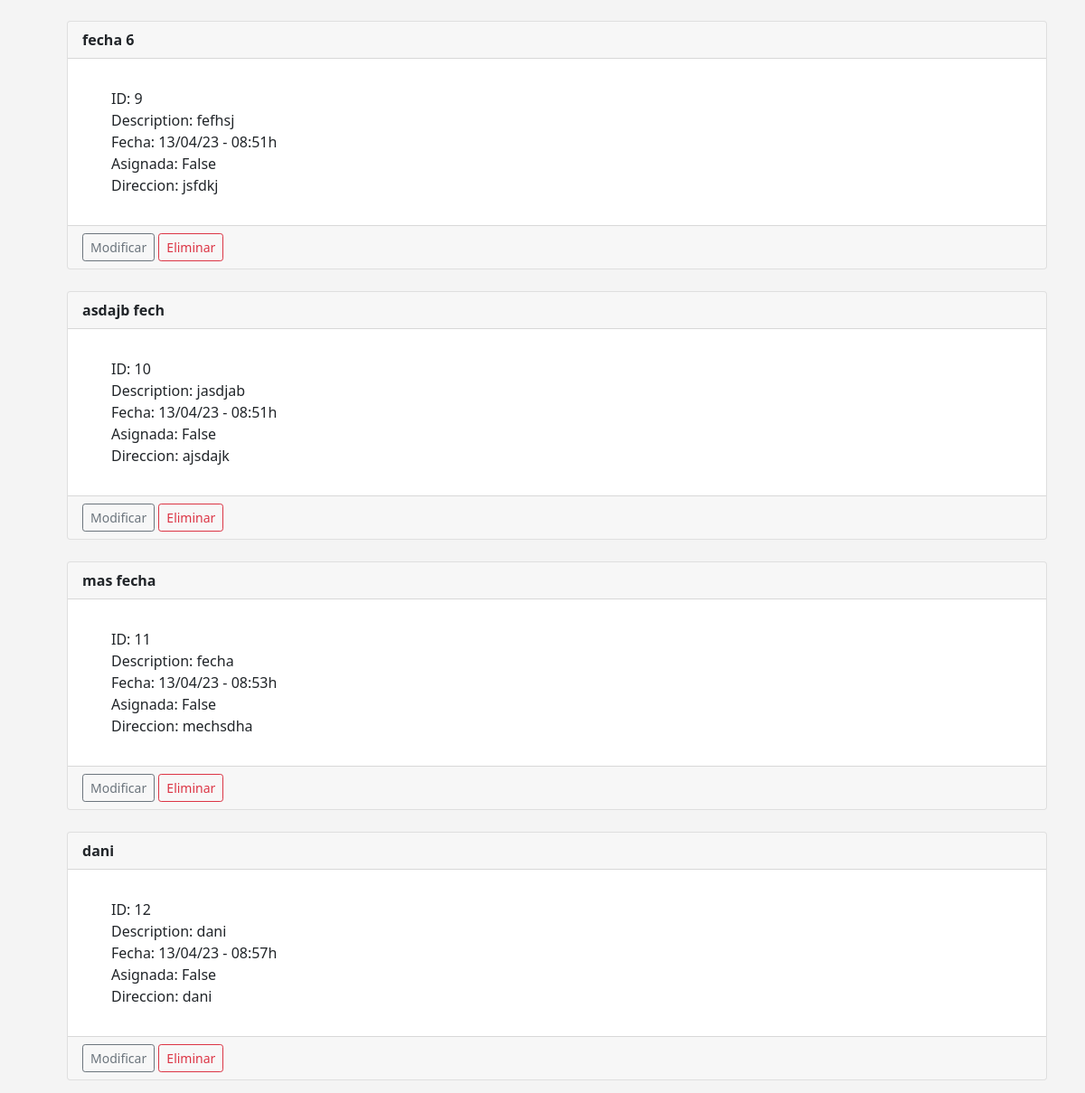
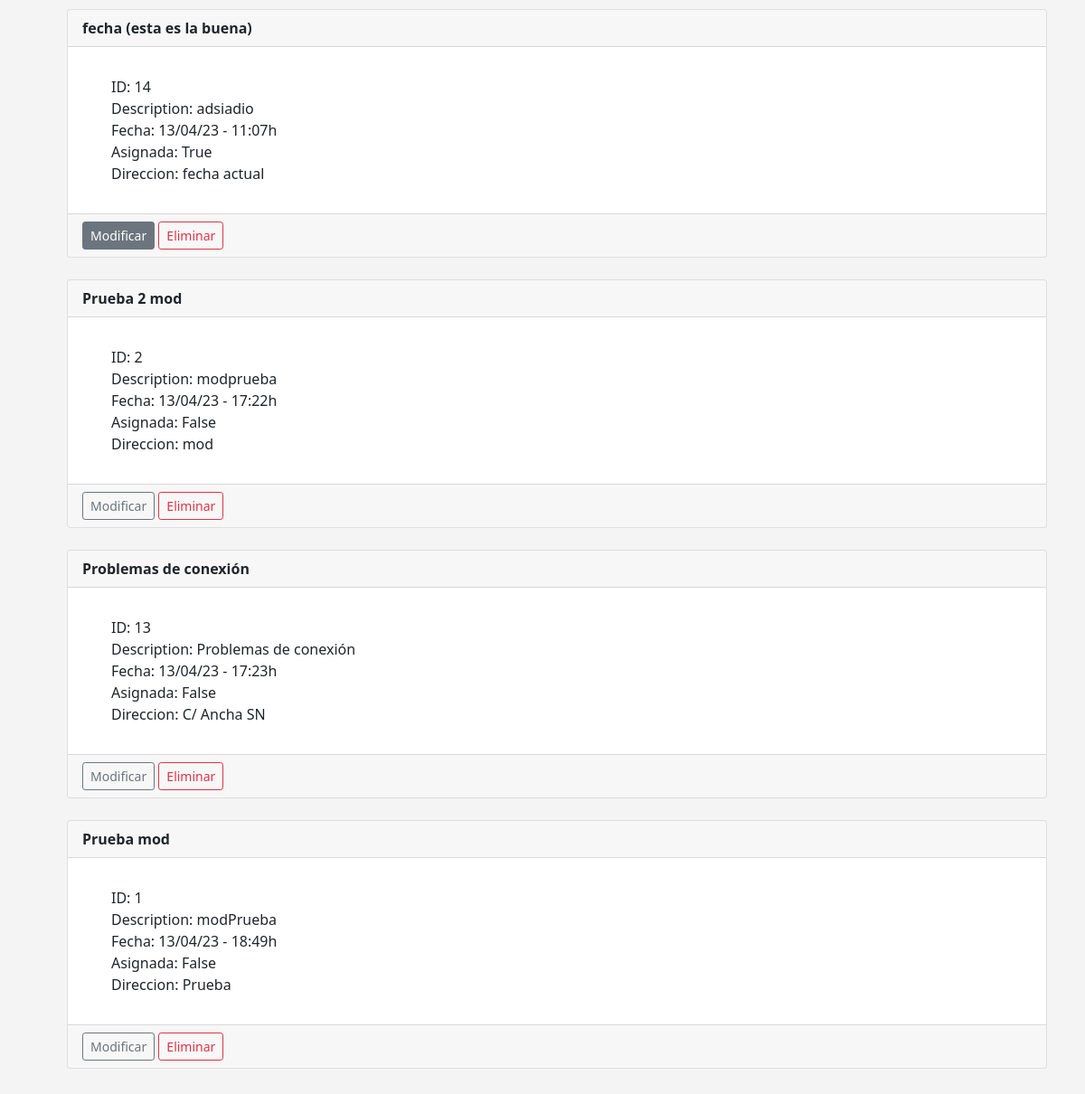
The page /incidencias (signed in, lower part) on the database as committed earlier (2 pictures, top to bottom).
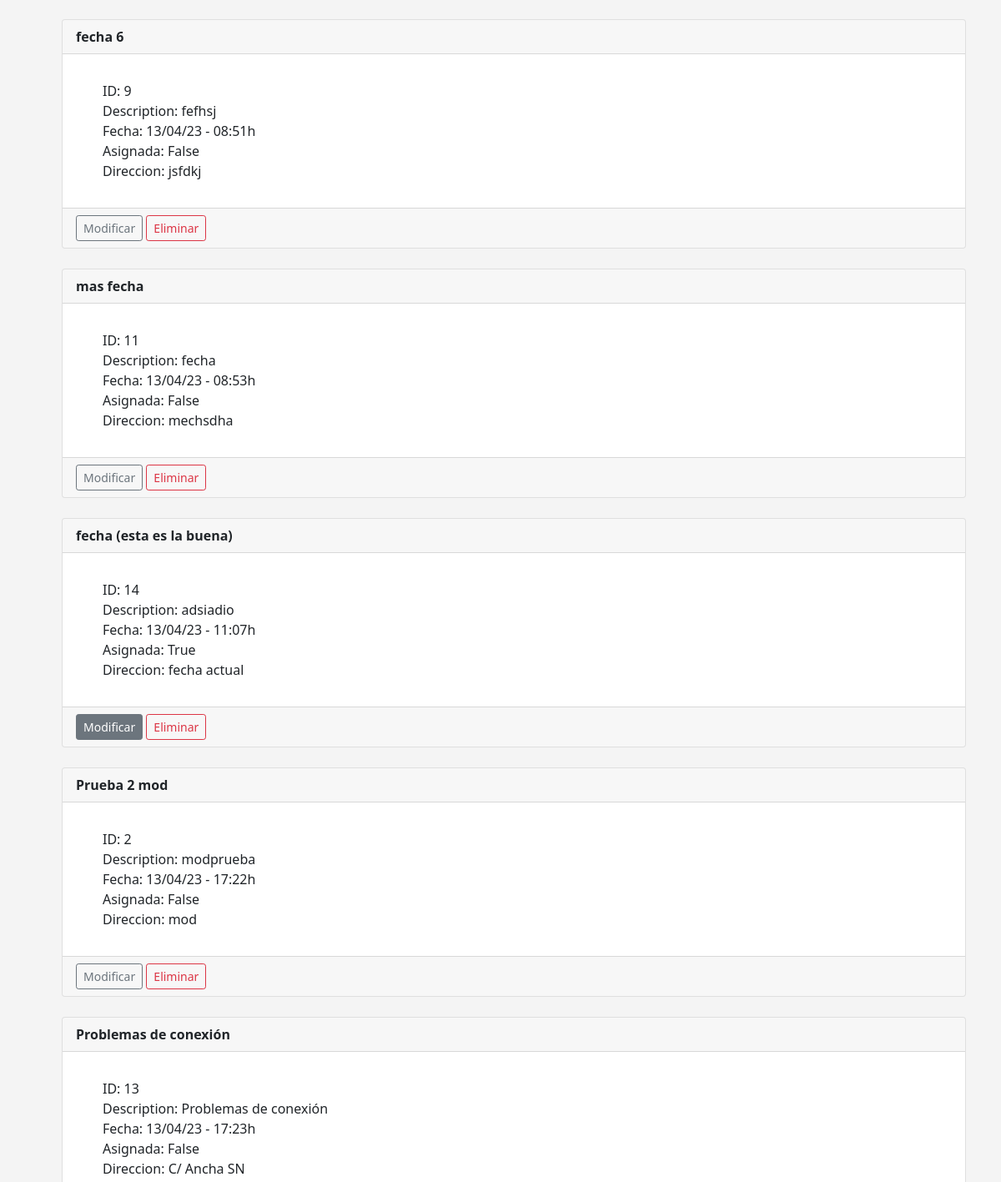
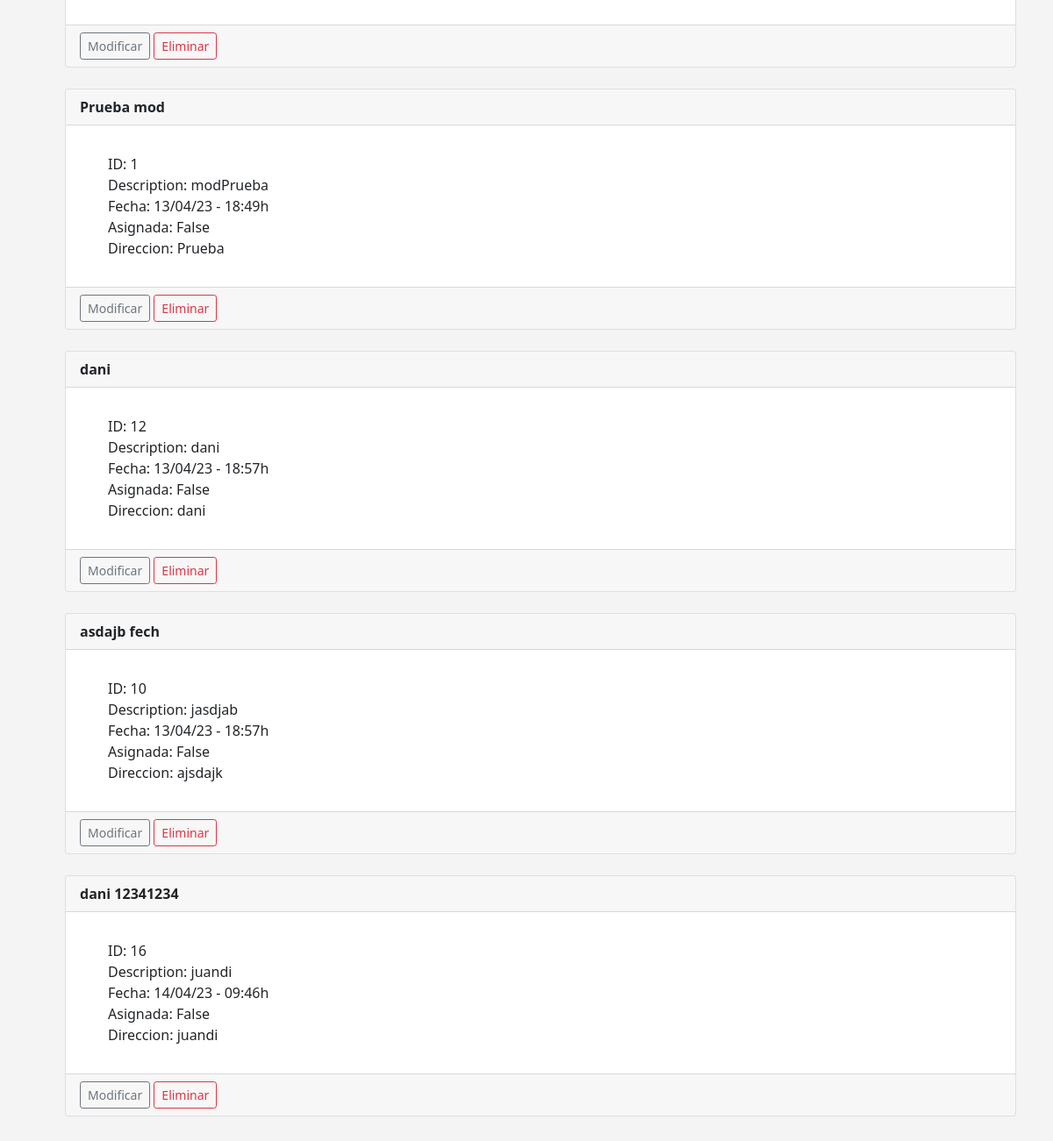
The same page on the database as committed later (2 pictures, top to bottom).
### app/models.py (models this page shows)
class Incidencia(models.Model):
    titulo_incidencia = models.CharField(max_length=255, null=True)
    desc_incidencia = models.TextField()
    fecha = models.DateTimeField(null=True, editable=True)
    asignada = models.BooleanField(default=False)
    direccion = models.CharField(max_length=255, null=True)
    cliente_id = models.ForeignKey(
        Usuario,
        related_name="incidencias",
        on_delete=models.CASCADE
   )

### app/views.py (the view)
# urls.py: path('incidencias', views.all_incidencias, name="mostrar-incidencias"),
def all_incidencias(request):
    incidencia_list = Incidencia.objects.all().order_by('fecha')
    template = loader.get_template('app/mostrar_incidencias.html')
    context = {
        'incidencia_list': incidencia_list
    }
    return HttpResponse(template.render(context, request))

### app/templates/app/mostrar_incidencias.html (shortened to what this page needs)
{% extends 'app/base.html' %}
{% load static %}
{% block content %}
    <link rel="stylesheet" href="{% static 'css/mostrar_incidencias.css' %}">
    {% if user.is_authenticated %}
    <br>
    <ul>
        {% for incidencia in incidencia_list %}
            {% if user == incidencia.cliente_id  %}
                <div class="card">
                    <div class="card-header">
                    <strong>{{ incidencia.titulo_incidencia }}</strong>
                    </div>
                    <div class="card-body">
                    <p class="card-text">
                        <ul>
                            <li>ID: {{ incidencia.id }}</li>
                            <li>Description: {{ incidencia.desc_incidencia }}</li>
                            <li>Fecha: {{ incidencia.fecha|date:'d/m/y' }} - {{ incidencia.fecha|date:'H:i' }}h</li>
                            <li>Asignada: {{ incidencia.asignada }}</li>
                            <li>Direccion: {{ incidencia.direccion }}</li>
                        </ul>
                    </p>
                    </div>
                    <div class="card-footer">
                        {% if incidencia.asignada %}
                            <a class="btn btn-secondary btn-sm" title="No se puede modificar una incidencia asignada" disabled> Modificar </a>
                        {% else %}
                            <a href={% url 'app:update-incidencia' incidencia.id %} class="btn btn-outline-secondary btn-sm"> Modificar </a>
                        {% endif %}
                        <a href={% url 'app:delete-incidencia' incidencia.id %} class="btn btn-outline-danger btn-sm"> Eliminar </a>
                    </div>
                </div>
                <br>
            {% endif %}
        {% endfor %}
    {% endif %}
{% endblock %}

### app/templates/app/base.html (shortened to what this page needs)
{% load static %}
<!doctype html>
<html lang="en">
  <head>
    <link href="https://cdn.jsdelivr.net/npm/bootstrap@5.0.2/dist/css/bootstrap.min.css" rel="stylesheet">
  </head>
  <body>
    <br>
    <div class="container">
      {% block content %}
      {% endblock %}
    </div>
  </body>
</html>

### app/static/css/mostrar_incidencias.css (style rules this page uses)
ul li { list-style-type: none; }

### app/templates/app/base.html (style rules this page uses)
body { background: #f4f4f4 }

Rows that differ between the two databases and show on the page:
changed Incidencia "dani": fecha "08:57" → "18:57"; moves down the list
changed Incidencia "asdajb fech": fecha "08:51" → "18:57"; moves down the list
added Incidencia: titulo_incidencia "dani 12341234", id "16", desc_incidencia "juandi", fecha "14/04/23", fecha "09:46", asignada "False", direccion "juandi", shows "Modificar"
